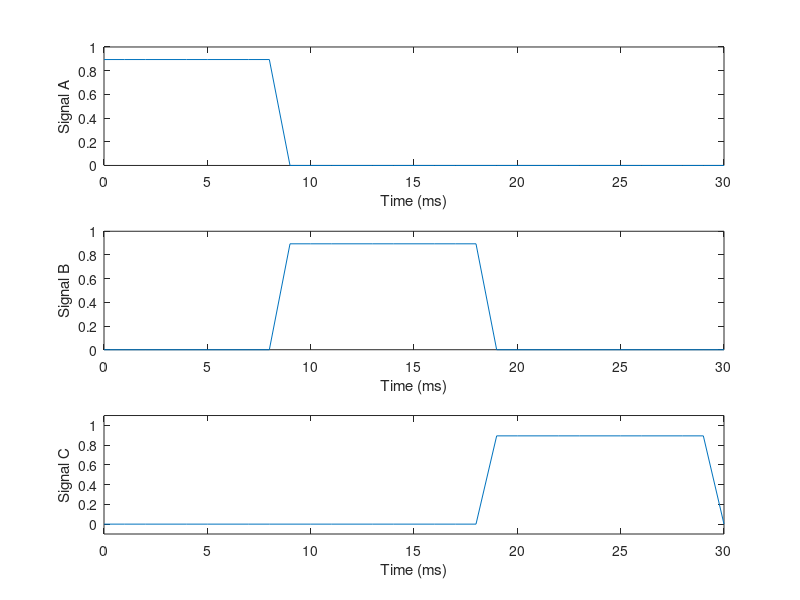

This figure's MATLAB source:
x = linspace(0, 10, 360);
t = 0:1:30;
u = zeros(size(t));
v = zeros(size(t));
w = zeros(size(t));
n =10;

    for l1 = 1:n
        u(l1) = 90
        v(l1)= 0
        w(l1)=0
    end

    for l2 = n:n+n
        u(l2) = 0;
        v(l2) = 90;
        w(l2) = 0;
    end

    for l3 = n+n:n+n+n
        u(l3) = 0;
        v(l3) = 0;
        w(l3) = 90;
    end

a = sin(u);
b = sin(v);
c = sin(w);
subplot(3, 1, 1);
plot(t,a);
xlabel('Time (ms)');
ylabel('Signal A');
subplot(3, 1, 2);
plot(t,b);
xlabel('Time (ms)');
ylabel('Signal B');
subplot(3, 1, 3);
plot(t,c);
xlabel('Time (ms)');
ylabel('Signal C');
ylim([-0.1 1.1]);